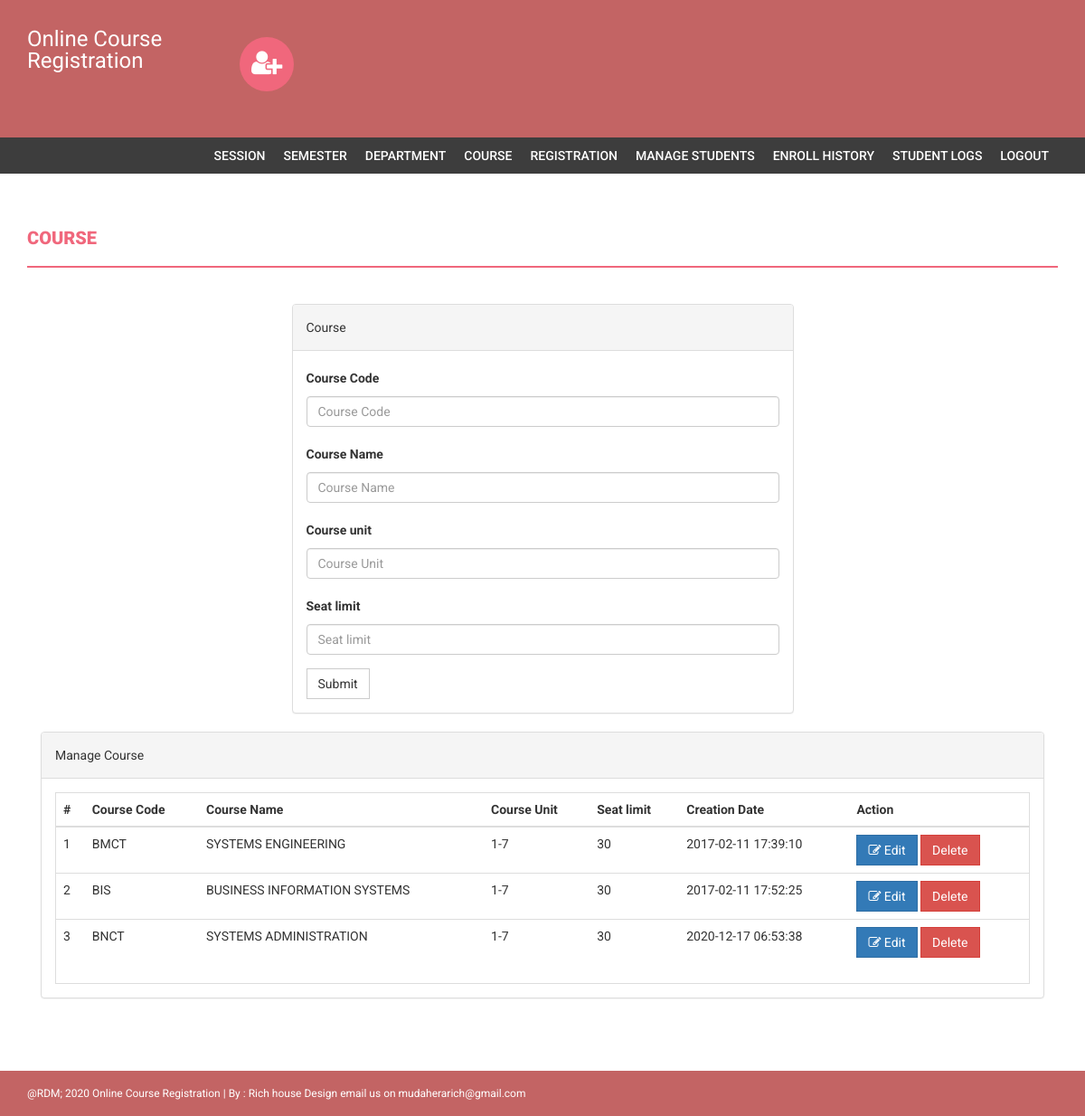
Page /admin/course.php (signed in) on the committed database.
### tables this page shows
CREATE TABLE `course` (
  `id` int(11) NOT NULL,
  `courseCode` varchar(255) DEFAULT NULL,
  `courseName` varchar(255) DEFAULT NULL,
  `courseUnit` varchar(255) DEFAULT NULL,
  `noofSeats` int(11) DEFAULT NULL,
  `creationDate` timestamp NULL DEFAULT current_timestamp(),
  `updationDate` varchar(255) DEFAULT NULL
);

### admin/course.php (the view, shortened to what this page needs)
<?php
if(strlen($_SESSION['alogin'])==0)
    {
header('location:index.php');
}
else{
?>
<!DOCTYPE html>
<html xmlns="http://www.w3.org/1999/xhtml">
<head>
    <link href="assets/css/bootstrap.css" rel="stylesheet" />
    <link href="assets/css/font-awesome.css" rel="stylesheet" />
    <link href="assets/css/style.css" rel="stylesheet" />
</head>
<body>
<?php include('includes/header.php');?>
<?php if($_SESSION['alogin']!="")
{
 include('includes/menubar.php');
}
 ?>
    <div class="content-wrapper">
        <div class="container">
              <div class="row">
                    <div class="col-md-12">
                        <h1 class="page-head-line">Course  </h1>
                    </div>
                </div>
                <div class="row" >
                  <div class="col-md-3"></div>
                    <div class="col-md-6">
                        <div class="panel panel-default">
                        <div class="panel-heading">
                           Course
                        </div>
                        <div class="panel-body">
                       <form name="dept" method="post">
   <div class="form-group">
    <label for="coursecode">Course Code  </label>
    <input type="text" class="form-control" id="coursecode" name="coursecode" placeholder="Course Code" required />
  </div>
 <div class="form-group">
    <label for="coursename">Course Name  </label>
    <input type="text" class="form-control" id="coursename" name="coursename" placeholder="Course Name" required />
  </div>
<div class="form-group">
    <label for="courseunit">Course unit  </label>
    <input type="text" class="form-control" id="courseunit" name="courseunit" placeholder="Course Unit" required />
  </div>
<div class="form-group">
    <label for="seatlimit">Seat limit  </label>
    <input type="text" class="form-control" id="seatlimit" name="seatlimit" placeholder="Seat limit" required />
  </div>
 <button type="submit" name="submit" class="btn btn-default">Submit</button>
</form>
                            </div>
                            </div>
                    </div>
                </div>
                <div class="col-md-12">
                    <div class="panel panel-default">
                        <div class="panel-heading">
                            Manage Course
                        </div>
                        <div class="panel-body">
                            <div class="table-responsive table-bordered">
                                <table class="table">
                                    <thead>
                                        <tr>
                                            <th>#</th>
                                            <th>Course Code</th>
                                            <th>Course Name </th>
                                            <th>Course Unit</th>
                                            <th>Seat limit</th>
                                             <th>Creation Date</th>
                                             <th>Action</th>
                                        </tr>
                                    </thead>
                                    <tbody>
<?php
$sql=mysqli_query($con,"select * from course");
$cnt=1;
while($row=mysqli_fetch_array($sql))
{
?>
                                        <tr>
                                            <td><?php echo $cnt;?></td>
                                            <td><?php echo htmlentities($row['courseCode']);?></td>
                                            <td><?php echo htmlentities($row['courseName']);?></td>
                                            <td><?php echo htmlentities($row['courseUnit']);?></td>
                                             <td><?php echo htmlentities($row['noofSeats']);?></td>
                                            <td><?php echo htmlentities($row['creationDate']);?></td>
                                            <td>
                                            <a href="edit-course.php?id=<?php echo $row['id']?>">
<button class="btn btn-primary"><i class="fa fa-edit "></i> Edit</button> </a>
  <a href="course.php?id=<?php echo $row['id']?>&del=delete" onClick="return confirm('Are you sure you want to delete?')">
                                            <button class="btn btn-danger">Delete</button>
</a>
                                            </td>
                                        </tr>
<?php
$cnt++;
} ?>
                                    </tbody>
                                </table>
                            </div>
                        </div>
                    </div>
                </div>
            </div>
        </div>
  <?php include('includes/footer.php');?>
</body>
</html>
<?php } ?>

### admin/assets/css/style.css (style rules this page uses)
body { font-family: 'Roboto', sans-serif; line-height: 30px; }
.content-wrapper { margin-top: 40px; min-height: 600px; padding-bottom: 60px; }
.page-head-line { font-weight: 900; padding-bottom: 20px; border-bottom: 2px solid #F0677C; text-transform: uppercase; color: #F0677C; font-size: 20px; margin-bottom: 40px; }
.btn { border-radius: 0px; -webkit-border-radius: 0px; -moz-border-radius: 0px; }

### rows in the picture
course: courseCode "BMCT", courseName "SYSTEMS ENGINEERING", courseUnit "1-7", noofSeats "30", creationDate "2017-02-11 17:39:10"
course: courseCode "BIS", courseName "BUSINESS INFORMATION SYSTEMS", courseUnit "1-7", noofSeats "30", creationDate "2017-02-11 17:52:25"
course: courseCode "BNCT", courseName "SYSTEMS ADMINISTRATION", courseUnit "1-7", noofSeats "30", creationDate "2020-12-17 06:53:38"
